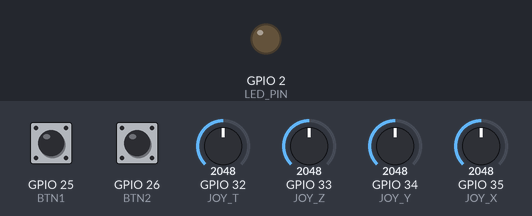
The sketch below on a simulated ESP32. Parts: output pins drawn as LEDs (lit = HIGH). Inputs (shaded band) come from the test bench; at power-on: GPIO 25 (BTN1) HIGH, GPIO 26 (BTN2) HIGH, GPIO 32 (JOY_T) = 2048, GPIO 33 (JOY_Z) = 2048, GPIO 34 (JOY_Y) = 2048, GPIO 35 (JOY_X) = 2048. What the sketch prints to the serial monitor is not drawn.

Above: at 0.02 s.
Timing chart, 0 to 3.0 s (numbered marks = the images above):
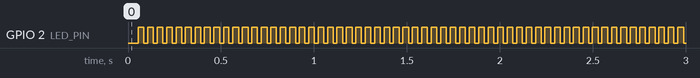

Measured:
- by itself, GPIO 2 (LED_PIN): alternates HIGH for 0.03 s and LOW for 0.02 s

The sketch:

Transmitter.ino
```cpp
#include <esp_now.h>
#include <WiFi.h>

// ====== MAC ADDRESS DRONE ======
uint8_t droneMac[] = {0x90,0xE5,0xB1,0x99,0xA2,0xBE};

// ====== STRUCT DATA ======
typedef struct __attribute__((packed)) {
  int16_t joyX;
  int16_t joyY;
  int16_t joyZ;
  int16_t throttle;
  uint8_t button1;
  uint8_t button2;
  uint32_t timestamp;
} ControlPacket;

ControlPacket packet;

// Joystick pins
const int JOY_X = 35;
const int JOY_Y = 34;
const int JOY_Z = 33;
const int JOY_T = 32;

const int BTN1 = 25;
const int BTN2 = 26;

unsigned long lastSend = 0;
const int SEND_INTERVAL = 50; // 20Hz

// LED indicator
const int LED_PIN = 2;
unsigned long ledOffTime = 0;

// ====== CALLBACK ======
void OnDataSent(const uint8_t *mac_addr, esp_now_send_status_t status) {
  digitalWrite(LED_PIN, HIGH);
  ledOffTime = millis() + 30;
}

// ====== SETUP ======
void setup() {
  Serial.begin(115200);

  pinMode(LED_PIN, OUTPUT);
  pinMode(BTN1, INPUT_PULLUP);
  pinMode(BTN2, INPUT_PULLUP);

  WiFi.mode(WIFI_STA);

  if (esp_now_init() != ESP_OK) {
    Serial.println("❌ ESP-NOW init failed");
    return;
  }

  esp_now_register_send_cb(OnDataSent);

  esp_now_peer_info_t peerInfo = {};
  memcpy(peerInfo.peer_addr, droneMac, 6);
  peerInfo.channel = 0;
  peerInfo.encrypt = false;

  if (esp_now_add_peer(&peerInfo) != ESP_OK) {
    Serial.println("❌ Add peer failed");
    return;
  }

  Serial.println("Transmitter ready ✅");
}

// ====== LOOP ======
void loop() {
  if (millis() - lastSend >= SEND_INTERVAL) {

    packet.joyX     = analogRead(JOY_X);
    packet.joyY     = analogRead(JOY_Y);
    packet.joyZ     = analogRead(JOY_Z);
    packet.throttle = analogRead(JOY_T);

    packet.button1 = !digitalRead(BTN1);
    packet.button2 = !digitalRead(BTN2);

    packet.timestamp = millis();

    esp_now_send(droneMac, (uint8_t*)&packet, sizeof(packet));

    lastSend = millis();
  }

  if (ledOffTime && millis() >= ledOffTime) {
    digitalWrite(LED_PIN, LOW);
    ledOffTime = 0;
  }
}
```
